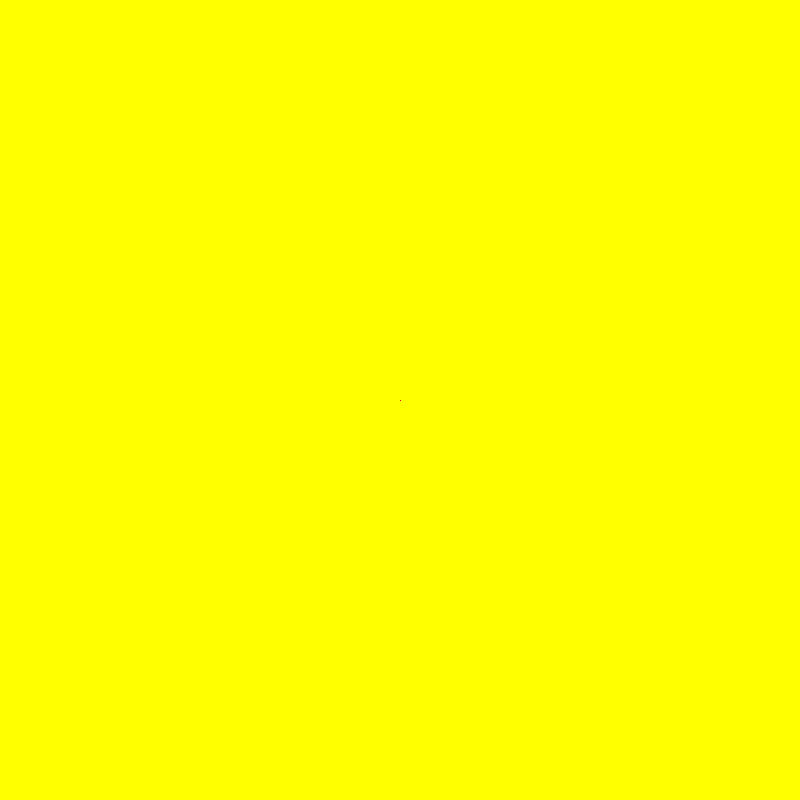
Frame 1 (no input)
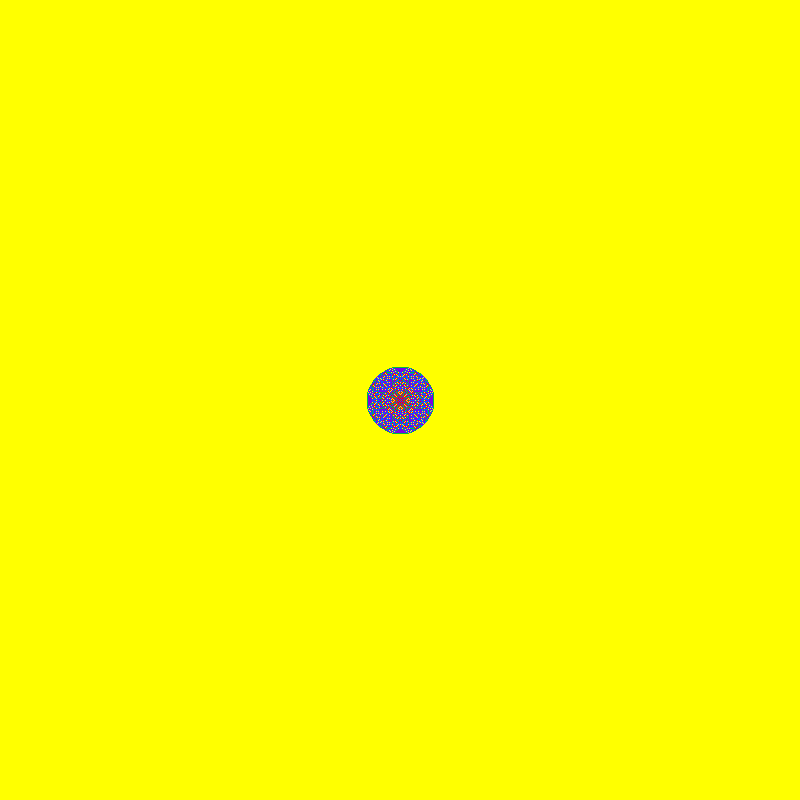
Frame 60 (the mouse pressed at the canvas centre just before this capture)
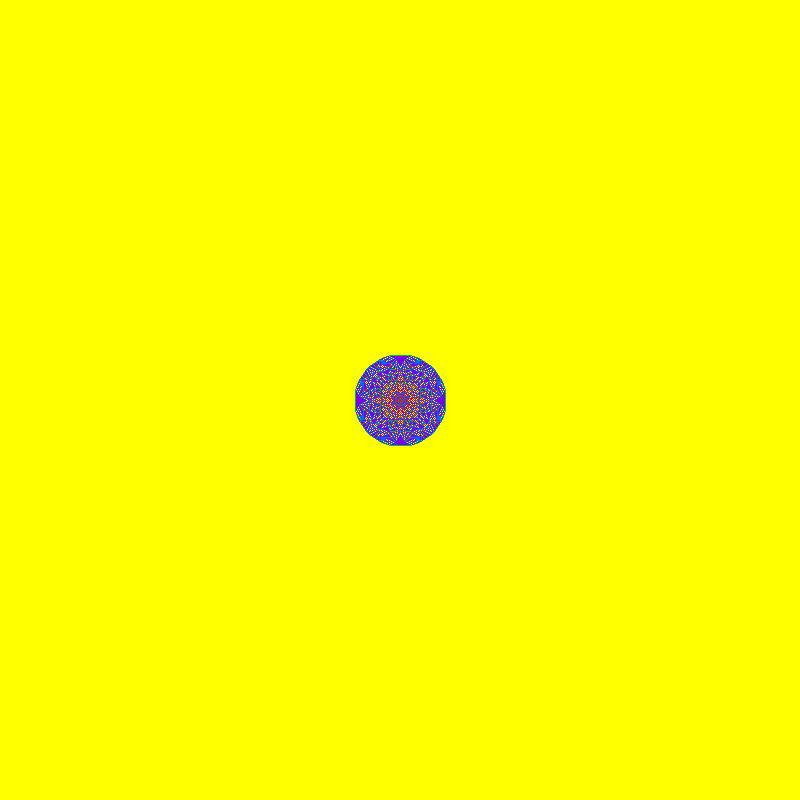
Frame 120 (the mouse held since frame 60 and released just before this capture)

The Processing sketch that drew these frames (run headless with seeded random() and noise(); from frame 60 on, the mouse is pressed at the canvas centre):

// Processing sketch: CC_107_sandpiles
// ── CC_107_sandpiles.pde
// Daniel Shiffman
// http://codingtra.in
// http://patreon.com/codingtrain

// Sandpiles
// https://youtu.be/diGjw5tghYU

int[][] sandpiles;

void setup() {
  size(800, 800);
  sandpiles = new int[width][height];
  sandpiles[width/2][height/2] = 1000000000;
}

void topple() {
  int[][] nextpiles = new int[width][height];  
  for (int x = 0; x < width; x++) {
    for (int y = 0; y < height; y++) {
      int num = sandpiles[x][y];
      if (num < 4) {
        nextpiles[x][y] = sandpiles[x][y];
      }
    }
  }

  for (int x = 0; x < width; x++) {
    for (int y = 0; y < height; y++) {
      int num = sandpiles[x][y];
      if (num >= 4) {
        nextpiles[x][y] += (num - 4);
        if (x+1 < width)
          nextpiles[x+1][y]++;
        if (x-1 >= 0)
          nextpiles[x-1][y]++;
        if (y+1 < height) 
          nextpiles[x][y+1]++;
        if (y-1 >= 0) 
          nextpiles[x][y-1]++;
      }
    }
  }

  sandpiles = nextpiles;
}

void render() {
  loadPixels();
  for (int x = 0; x < width; x++) {
    for (int y = 0; y < height; y++) {
      int num = sandpiles[x][y];
      color col = color(255, 0, 0);
      if (num == 0) {
        col = color(255, 255, 0);
      } else if (num == 1) {
        col = color(0, 185, 63);
      } else if (num == 2) {
        col = color(0, 104, 255);
      } else if (num == 3) {
        col = color(122, 0, 229);
      }

      pixels[x+y*width] = col;
    }
  }

  updatePixels();
}


void draw() {
  render(); 
  for (int i = 0; i < 100; i++) {
    topple();
  }
}
